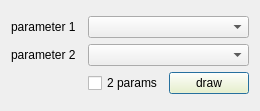
<?xml version="1.0" encoding="UTF-8"?>
<ui version="4.0">
 <class>Dialog_PDP</class>
 <widget class="QDialog" name="Dialog_PDP">
  <property name="geometry">
   <rect>
    <x>0</x>
    <y>0</y>
    <width>260</width>
    <height>111</height>
   </rect>
  </property>
  <property name="windowTitle">
   <string>Parameter Dependence</string>
  </property>
  <layout class="QGridLayout" name="gridLayout_2">
   <item row="0" column="0">
    <layout class="QGridLayout" name="gridLayout">
     <item row="1" column="1" colspan="2">
      <widget class="QComboBox" name="comboBox_pdp_2">
       <property name="currentText">
        <string/>
       </property>
      </widget>
     </item>
     <item row="0" column="0">
      <widget class="QLabel" name="label">
       <property name="text">
        <string>parameter 1</string>
       </property>
      </widget>
     </item>
     <item row="0" column="1" colspan="2">
      <widget class="QComboBox" name="comboBox_pdp">
       <property name="currentText">
        <string/>
       </property>
      </widget>
     </item>
     <item row="2" column="2">
      <widget class="QPushButton" name="pushButton_pdp">
       <property name="styleSheet">
        <string notr="true">background-color: rgb(255, 255, 191);</string>
       </property>
       <property name="text">
        <string>draw</string>
       </property>
      </widget>
     </item>
     <item row="1" column="0">
      <widget class="QLabel" name="label_2">
       <property name="text">
        <string>parameter 2</string>
       </property>
      </widget>
     </item>
     <item row="2" column="1">
      <widget class="QCheckBox" name="checkBox_2_params">
       <property name="text">
        <string>2 params</string>
       </property>
      </widget>
     </item>
    </layout>
   </item>
  </layout>
 </widget>
 <resources/>
 <connections/>
</ui>
